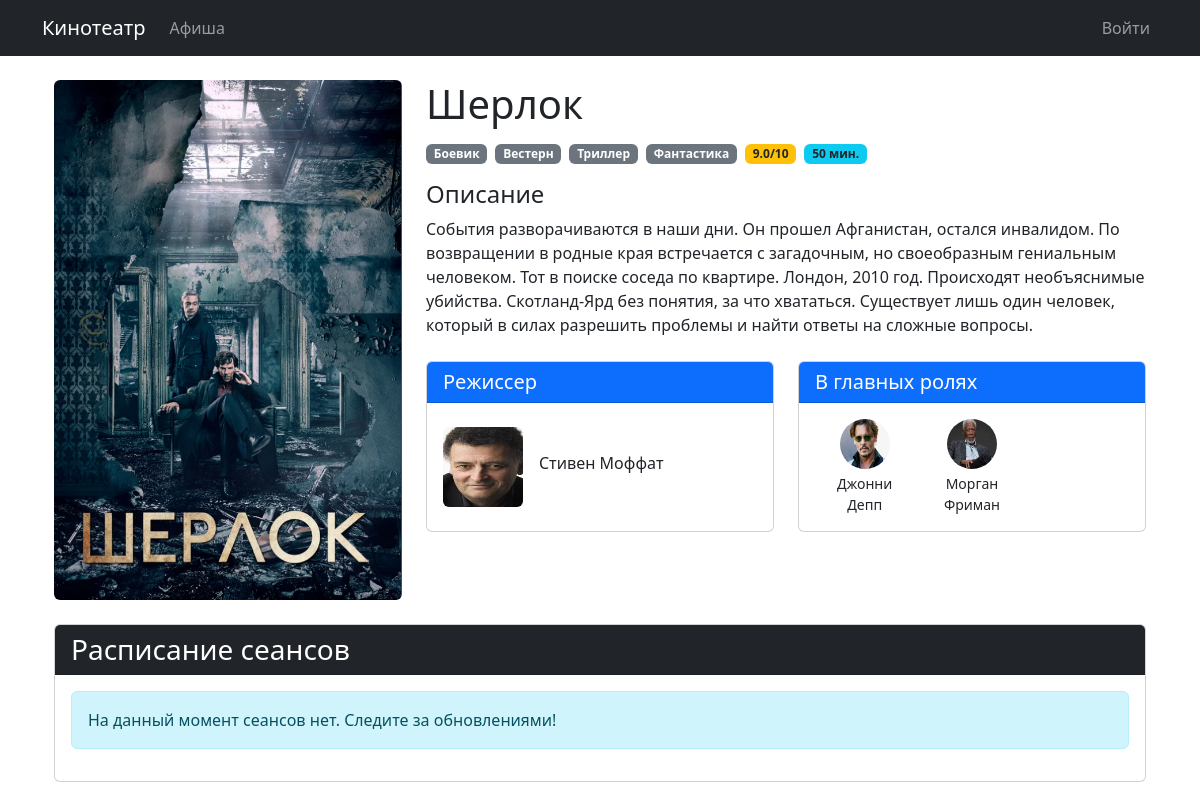
The app's page /movie/2/ with its own data.
### cinema/models.py (models this page shows, shortened)
class Movie(models.Model):
    title = models.CharField(max_length=200)
    description = models.TextField()
    duration = models.IntegerField(help_text="Длительность в минутах")
    retease_date = models.DateField()
    genres = models.ManyToManyField(Genre)
    directors = models.ForeignKey(Director, on_delete=models.CASCADE)
    actors = models.ManyToManyField(Actors)
    poster = models.ImageField(
        upload_to='posters/',
        validators=[validate_image_extension, validate_image_size]
    )
    rating = models.FloatField(
        null=True, blank=True,
        validators=[MinValueValidator(0.0), MaxValueValidator(10.0)]
    )

class Genre(models.Model):
    name = models.CharField(max_length=100, unique=True)

class Director(models.Model):
    first_name = models.CharField(max_length=100)
    last_name = models.CharField(max_length=100)
    bio = models.TextField(blank=True, null=True)
    photo = models.ImageField(
        upload_to='directors/',
        validators=[validate_image_extension, validate_image_size]
    )
    def __str__(self):
        return f"{self.first_name} {self.last_name}"

class Actors(models.Model):
    first_name = models.CharField(max_length=100)
    last_name = models.CharField(max_length=100)
    bio = models.TextField(blank=True, null=True)
    photo = models.ImageField(
        upload_to='actors/',
        validators=[validate_image_extension, validate_image_size]
    )
    def __str__(self):
        return f"{self.first_name} {self.last_name}"

### cinema/views.py (the view)
# urls.py: path('movie/<int:pk>/', views.movie_detail, name='movie_detail'),
def movie_detail(request, pk):
    movie = get_object_or_404(Movie, pk=pk)
    sessions = Session.objects.filter(movie=movie).order_by("start_time")
    sessions_by_date = {}
    for sessin in sessions:
        date = sessin.start_time.date()
        if date not in sessions_by_date:
            sessions_by_date[date] = []
        sessions_by_date[date].append(sessin)
    context = {"movie": movie, "sessions_by_date": sessions_by_date}
    return render(request,"cinema/movie_detail.html", context)

### cinema/templates/cinema/movie_detail.html (shortened to what this page needs)
{% extends 'cinema/base.html' %}
{% load static %}
{% block content %}
<div class="container">
    <div class="row mb-4">
        <div class="col-md-4">
            <img src="{{ movie.poster.url }}" class="img-fluid rounded movie-poster" alt="{{ movie.title }}">
        </div>
        <div class="col-md-8">
            <h1 class="mb-3">{{ movie.title }}</h1>
            <div class="d-flex flex-wrap gap-2 mb-3">
                {% for genre in movie.genres.all %}
                    <span class="badge bg-secondary">{{ genre.name }}</span>
                {% endfor %}
                {% if movie.rating %}
                    <span class="badge bg-warning text-dark">{{ movie.rating }}/10</span>
                {% endif %}
                <span class="badge bg-info text-dark">{{ movie.duration }} мин.</span>
            </div>
            <div class="mb-4">
                <h4>Описание</h4>
                <p>{{ movie.description }}</p>
            </div>
            <div class="row">
                <div class="col-md-6 mb-3">
                    <div class="card h-100">
                        <div class="card-header bg-primary text-white">
                            <h5 class="mb-0">Режиссер</h5>
                        </div>
                        <div class="card-body d-flex align-items-center">
                            {% if movie.directors.photo %}
                                <img src="{{ movie.directors.photo.url }}" class="rounded me-3" width="80" height="80" alt="{{ movie.director }}">
                            {% endif %}
                            <div>
                                <h6 class="card-title">{{ movie.directors }}</h6>
                            </div>
                        </div>
                    </div>
                </div>
                <div class="col-md-6 mb-3">
                    <div class="card h-100">
                        <div class="card-header bg-primary text-white">
                            <h5 class="mb-0">В главных ролях</h5>
                        </div>
                        <div class="card-body">
                            <div class="row row-cols-2 row-cols-md-3 g-2">
                                {% for actor in movie.actors.all|slice:":6" %}
                                    <div class="col text-center">
                                        {% if actor.photo %}
                                            <img src="{{ actor.photo.url }}" class="rounded-circle mb-1" width="50" height="50" alt="{{ actor }}" title="{{ actor }}">
                                        {% endif %}
                                        <p class="small mb-0">{{ actor.first_name }}<br>{{ actor.last_name }}</p>
                                    </div>
                                {% endfor %}
                            </div>
                        </div>
                    </div>
                </div>
            </div>
        </div>
    </div>
    <div class="card mb-4">
        <div class="card-header bg-dark text-white">
            <h3 class="mb-0">Расписание сеансов</h3>
        </div>
        <div class="card-body">
            {% if sessions_by_date %}
                <ul class="nav nav-tabs mb-4" id="sessionTabs" role="tablist">
                    {% for date, sessions in sessions_by_date.items %}
                        <li class="nav-item" role="presentation">
                            <button class="nav-link {% if forloop.first %}active{% endif %}"
                                    id="tab-{{ date|date:'Y-m-d' }}"
                                    data-bs-toggle="tab"
                                    data-bs-target="#day-{{ date|date:'Y-m-d' }}"
                                    type="button"
                                    role="tab">
                                {{ date|date:"l, j E" }}
                            </button>
                        </li>
                    {% endfor %}
                </ul>
                <div class="tab-content" id="sessionTabsContent">
                    {% for date, sessions in sessions_by_date.items %}
                        <div class="tab-pane fade {% if forloop.first %}show active{% endif %}"
                             id="day-{{ date|date:'Y-m-d' }}"
                             role="tabpanel"
                             aria-labelledby="tab-{{ date|date:'Y-m-d' }}">
                            <div class="row">
                                {% for session in sessions %}
                                    <div class="col-md-6 col-lg-4 mb-3">
                                        <div class="card h-100">
                                            <div class="card-body">
                                                <div class="d-flex justify-content-between align-items-start mb-2">
                                                    <h5 class="card-title mb-0">{{ session.hall.name }}</h5>
                                                    <span class="badge bg-primary">{{ session.price }} ₽</span>
                                                </div>
                                                <p class="card-text">
                                                    <i class="bi bi-clock"></i> {{ session.start_time|time:"H:i" }}<br>
                                                    {% comment %} <small class="text-muted">Осталось мест: {{ session.hall.seats|subtract:session.booking_set.count }}</small> {% endcomment %}
                                                </p>
                                            </div>
                                            <div class="card-footer bg-transparent">
                                                {% if user.is_authenticated %}
                                                    <a href="{% url 'book_ticket' session.id %}" class="btn btn-sm btn-success w-100">Забронировать</a>
                                                {% else %}
                                                    <a href="{% url 'login' %}?next={% url 'book_ticket' session.id %}" class="btn btn-sm btn-outline-primary w-100">Войти для бронирования</a>
                                                {% endif %}
                                            </div>
                                        </div>
                                    </div>
                                {% endfor %}
                            </div>
                        </div>
                    {% endfor %}
                </div>
            {% else %}
                <div class="alert alert-info">
                    На данный момент сеансов нет. Следите за обновлениями!
                </div>
            {% endif %}
        </div>
    </div>
</div>
{% endblock %}

### records on screen
Movie: poster (picture), title "Шерлок", rating "9.0", duration "50", description "События разворачиваются в наши дни. Он прошел Афганистан, остался инвалидом. По возвращении в родные края встречается с загадочным, но своеобразным гениальным человеком. Тот в поиске соседа по квартире. Лондон, 2010 год. Происходят необъяснимые убийства. Скотланд-Ярд без понятия, за что хвататься. Существует лишь один человек, который в силах разрешить проблемы и найти ответы на сложные вопросы.", directors.photo (picture), directors "Стивен Моффат"
Genre: name "Боевик"
Genre: name "Вестерн"
Genre: name "Триллер"
Genre: name "Фантастика"
Actors: photo (picture), first_name "Джонни", last_name "Депп"
Actors: photo (picture), first_name "Морган", last_name "Фриман"
